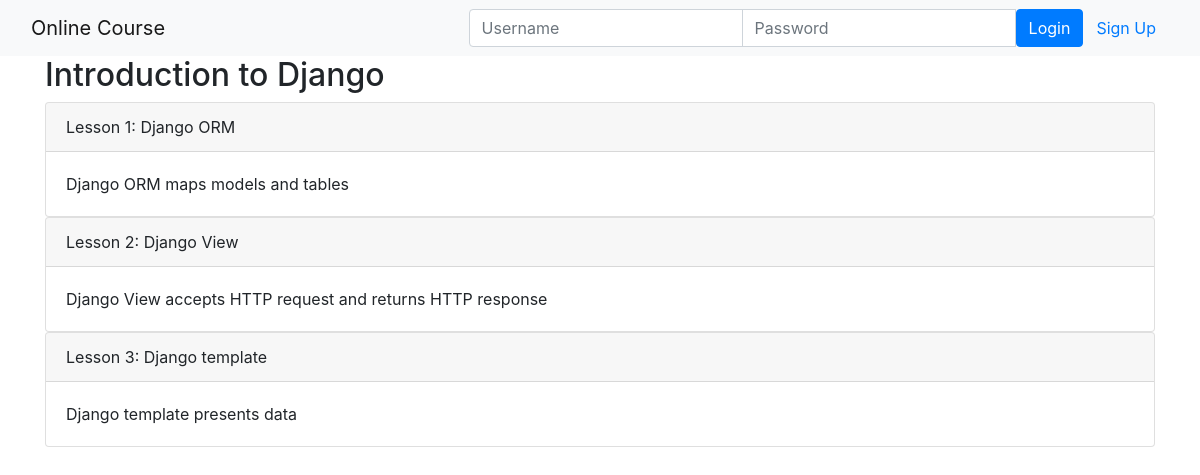
/onlinecourse/course/1/, run on the app's committed database.
### onlinecourse/models.py (models this page shows, shortened)
class Course(models.Model):
    name = models.CharField(null=False, max_length=30, default='online course')
    image = models.ImageField(upload_to='course_images/')
    description = models.CharField(max_length=1000)
    pub_date = models.DateField(null=True)
    instructors = models.ManyToManyField(Instructor)
    users = models.ManyToManyField(settings.AUTH_USER_MODEL, through='Enrollment')
    total_enrollment = models.IntegerField(default=0)
    is_enrolled = False

class Lesson(models.Model):
    title = models.CharField(max_length=200, default="title")
    order = models.IntegerField(default=0)
    course = models.ForeignKey(Course, on_delete=models.CASCADE)
    content = models.TextField()

### onlinecourse/views.py (the view)
class CourseDetailsView(generic.DetailView):
    model = Course
    template_name = 'onlinecourse/course_detail.html'

### onlinecourse/templates/onlinecourse/course_detail.html (shortened to what this page needs)
<!DOCTYPE html>
<html lang="en">
    <head>
        {% load static %}
        <link rel="stylesheet" href="https://maxcdn.bootstrapcdn.com/bootstrap/4.5.2/css/bootstrap.min.css">
    </head>
<body>
<nav class="navbar navbar-light bg-light">
    <div class="container-fluid">
        <div class="navbar-header">
            <a class="navbar-brand" href="{% url 'onlinecourse:popular_course_list' %}">Online Course</a>
        </div>
        <ul class="nav navbar-nav navbar-right">
            {% if user.is_authenticated %}
            <li>
                <a class="btn btn-link" href="#">{{ user.first_name }}({{ user.username }})</a>
                <a class="btn btn-link" href="{% url 'onlinecourse:logout' %}">Logout</a>
            </li>
            {% else %}
            <li>
                <form class="form-inline" action="{% url 'onlinecourse:login' %}" method="post">
                    <div class="input-group">
                        <input type="text" class="form-control" placeholder="Username" name="username" >
                        <input type="password" class="form-control" placeholder="Password" name="psw" >
                        <button class="btn btn-primary" type="submit">Login</button>
                        <a class="btn btn-link" href="{% url 'onlinecourse:registration' %}">Sign Up</a>
                    </div>
                </form>
            </li>
            {% endif %}
        </ul>
    </div>
</nav>
<div class="container">
    <h2>{{ course.name }}</h2>
    <div class="card-columns-vertical">
        {% for lesson in course.lesson_set.all %}
        <div class="card">
            <div class="card-header">Lesson {{ forloop.counter }}: {{ lesson.title }}</div>
            <div class="card-body">{{lesson.content}}</div>
        </div>
        {% endfor %}
    </div>
</div>
</body>
</html>

### data on the page
Course: name "Introduction to Django"
Lesson: title "Django ORM", content "Django ORM maps models and tables"
Lesson: title "Django View", content "Django View accepts HTTP request and returns HTTP response"
Lesson: title "Django template", content "Django template presents data"
